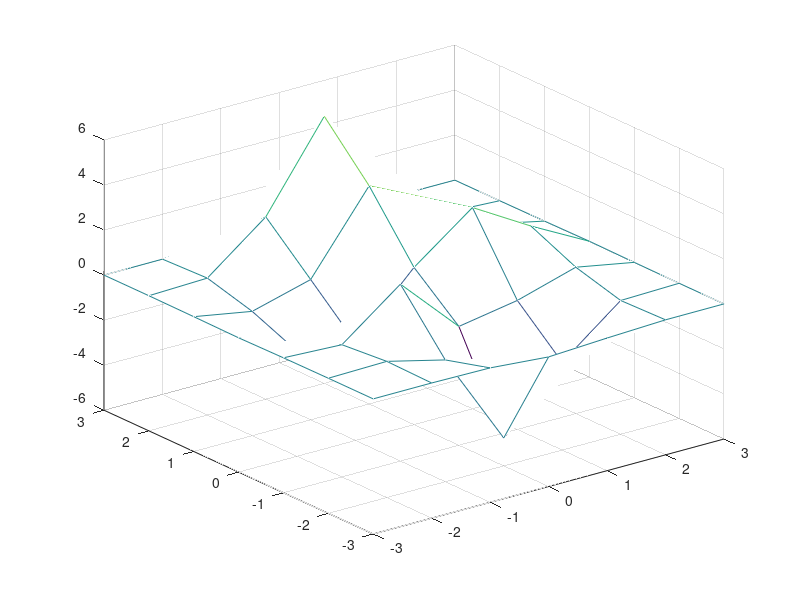
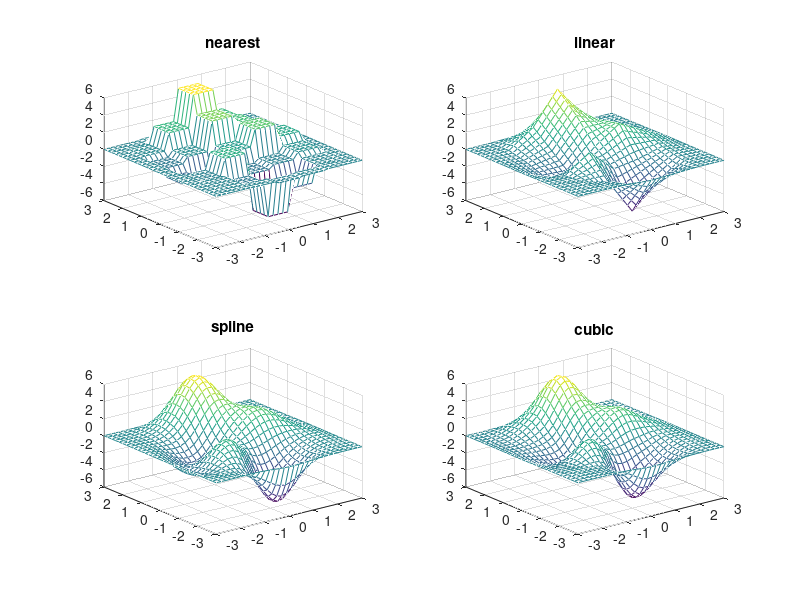

These charts were generated, in order, by the following MATLAB code:
[x,y,z]=peaks(7); figure(1),  mesh(x,y,z)

[xi,yi]=meshgrid(-3:0.2:3,-3:0.2:3);

z1=interp2(x,y,z,xi,yi,'nearest');

z2=interp2(x,y,z,xi,yi,'linear');

z3=interp2(x,y,z,xi,yi,'spline');

z4=interp2(x,y,z,xi,yi,'cubic');

figure(2),  subplot(2,2,1)

 mesh(xi,yi,z1) 

title('nearest')

subplot(2,2,2) 

mesh(xi,yi,z2)

 title('linear')

subplot(2,2,3)

 mesh(xi,yi,z3) 

title('spiine')

subplot(2,2,4) 

mesh(xi,yi,z4)

 title('cubic')

